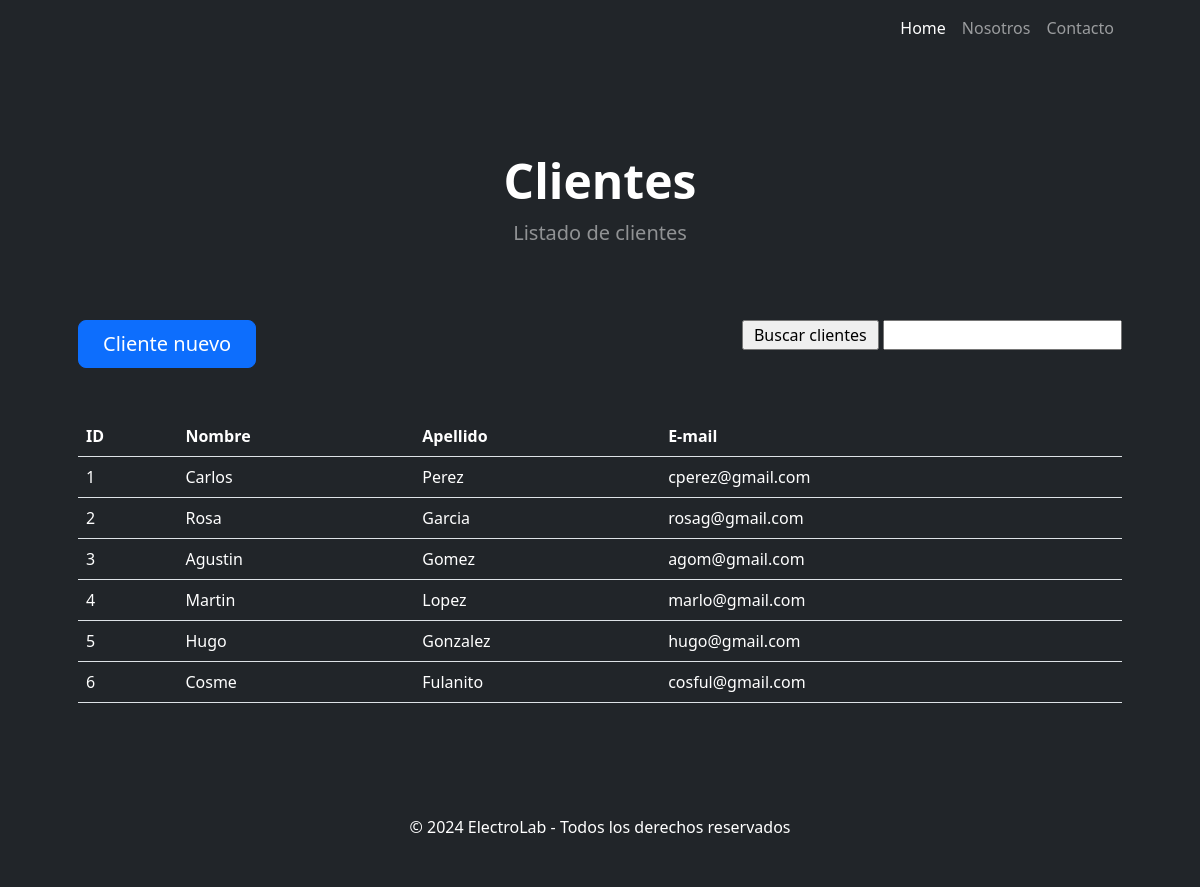
The page /AppSitio/clientes/ on the database its author committed.
### AppSitio/models.py (models this page shows, shortened)
class Cliente(models.Model):
    nombre = models.CharField(max_length=50)
    apellido = models.CharField(max_length=50)
    email = models.EmailField()

### AppSitio/views.py (the view)
# urls.py: path('clientes/', clientes, name = "clientes"),
def clientes(request):
    contexto = {'clientes': Cliente.objects.all()}
    return render(request, "AppSitio/clientes.html", contexto)

### AppSitio/templates/AppSitio/clientes.html (shortened to what this page needs)
{% extends "AppSitio/home.html" %}
{% block principal %}
<h1 class="display-5 fw-bolder text-white mb-2">Clientes</h1>
<p class="lead text-white-50 mb-4">Listado de clientes</p>
{% endblock principal %}
{% block agregar %}
<div style="display: flex; justify-content: space-between;">
    <a class="btn btn-primary btn-lg px-4 me-sm-3" href="{% url 'clienteForm' %}">Cliente nuevo</a>
    <form action="{% url 'buscarClientes' %}" method="get">
        <input type="submit" value=" Buscar clientes ">
        <input type="text" name="buscar" id="buscar" required>
    </form>
</div>
<br>
<br>
    <table class="table text-white">
        <thead>
            <tr>
                <th>ID</th>
                <th>Nombre</th>
                <th>Apellido</th>
                <th>E-mail</th>
            </tr>
        </thead>
        <tbody>
    {% for c in clientes %}
            <tr>
                <td>{{ c.id }}</td>
                <td>{{ c.nombre }}</td>
                <td>{{ c.apellido }}</td>
                <td>{{ c.email }}</td>
            </tr>
    {% endfor %}
        </tbody>
    </table>
{% endblock agregar %}

### rows shown on the page
Cliente: id "1", nombre "Carlos", apellido "Perez", email "cperez@gmail.com"
Cliente: id "2", nombre "Rosa", apellido "Garcia", email "rosag@gmail.com"
Cliente: id "3", nombre "Agustin", apellido "Gomez", email "agom@gmail.com"
Cliente: id "4", nombre "Martin", apellido "Lopez", email "marlo@gmail.com"
Cliente: id "5", nombre "Hugo", apellido "Gonzalez", email "hugo@gmail.com"
Cliente: id "6", nombre "Cosme", apellido "Fulanito", email "cosful@gmail.com"
